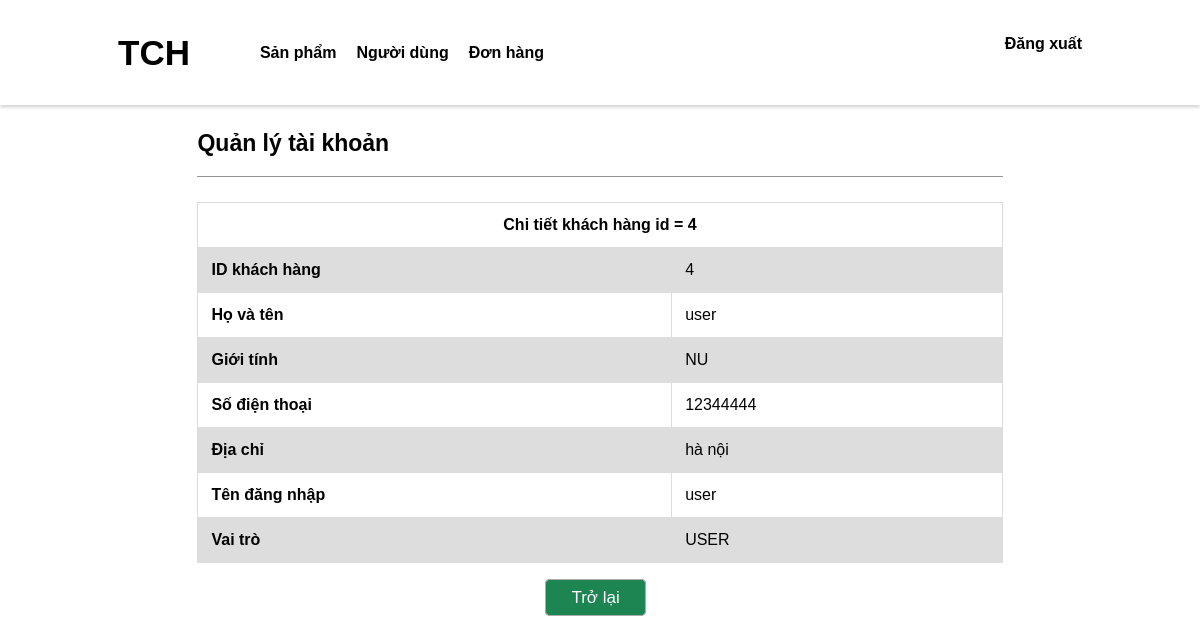
Page /admin/xemCT_KH.php?id=4 (signed in) on the committed database.
### tables this page shows
CREATE TABLE `nguoi_dung` (
  `id` bigint NOT NULL AUTO_INCREMENT,
  `id_vai_tro` int DEFAULT NULL,
  `ho_ten` varchar(50) DEFAULT NULL,
  `gioi_tinh` varchar(50) DEFAULT NULL,
  `so_dien_thoai` varchar(50) DEFAULT NULL,
  `dia_chi` varchar(50) DEFAULT NULL,
  `ten_dang_nhap` varchar(50) DEFAULT NULL,
  `mat_khau` varchar(50) DEFAULT NULL,
  PRIMARY KEY (`id`),
  KEY `fk_nguoi_dung_vai_tro` (`id_vai_tro`),
  CONSTRAINT `fk_nguoi_dung_vai_tro` FOREIGN KEY (`id_vai_tro`) REFERENCES `vai_tro` (`id`)
);

CREATE TABLE `vai_tro` (
  `id` int NOT NULL AUTO_INCREMENT,
  `ten` varchar(50) DEFAULT NULL,
  PRIMARY KEY (`id`)
);

### php/admin/getObjectById.php (called while the page is built, shortened)
<?php
function getObjectById($con, $tableName, $id)
{
    $sql = "SELECT * FROM $tableName WHERE id = ? ";
    $stmt = $con->prepare($sql);
    if ($stmt) {
        $stmt->bind_param("i", $id);
        $stmt->execute();
        $result = $stmt->get_result();
        return $result->fetch_assoc();
    }
    return null;
}

### php/admin/getRoleById.php (called while the page is built, shortened)
<?php
function getRoleById($con, $id)
{
    $sql = "SELECT vai_tro.ten FROM vai_tro WHERE id = ? ";
    $stmt = $con->prepare($sql);
    if ($stmt) {
        $stmt->bind_param("i", $id);
        $stmt->execute();
        $result = $stmt->get_result();
        return $result->fetch_assoc();
    }
    return null;
}

### admin/xemCT_KH.php (the view, shortened to what this page needs)
<!DOCTYPE html>
<html lang="en">
<head>
    <link rel="stylesheet" href="css/view.css">
</head>
<body>
    <?php
    require('layout/header.php');
    require('../php/admin/getObjectById.php');
    require('../php/admin/getRoleById.php');
    $idCurrent = $_GET['id'];
    $User = getObjectById($con, 'nguoi_dung', $idCurrent);
    $Role = getRoleById($con, $User['id_vai_tro']);
    ?>
    <div class="view">
        <div class="title">
            <h2 style="font-size:23px">Quản lý tài khoản</h2>
        </div>
        <div class="main">
            <form action="">
                <table>
                    <tr>
                        <th colspan="2" style="text-align: center;">Chi tiết khách hàng id = <?php echo $_GET['id'] ?></th>
                    </tr>
                    <tr>
                        <th>ID khách hàng</th>
                        <td><?php echo $User['id'] ?></td>
                    </tr>
                    <tr>
                        <th>Họ và tên</th>
                        <td><?php echo $User['ho_ten'] ?></td>
                    </tr>
                    <tr>
                        <th>Giới tính</th>
                        <td><?php echo $User['gioi_tinh'] ?></td>
                    </tr>
                    <tr>
                        <th>Số điện thoại</th>
                        <td><?php echo $User['so_dien_thoai'] ?></td>
                    </tr>
                    <tr>
                        <th>Địa chỉ</th>
                        <td><?php echo $User['dia_chi'] ?></td>
                    </tr>
                    <tr>
                        <th>Tên đăng nhập</th>
                        <td><?php echo $User['ten_dang_nhap'] ?></td>
                    </tr>
                    <tr>
                        <th>Vai trò</th>
                        <td><?php echo $Role['ten'] ?></td>
                    </tr>
                </table>
                <div class="submit">
                    <a href="quanLyKH.php" style="background-color: #1C8552; color : white;">Trở lại</a>
                </div>
            </form>
        </div>
    </div>
</body>
</html>

### admin/css/view.css (style rules this page uses)
.view { margin: 130px auto; height: 100vh; width:68%; font-family: Arial, sans-serif; }
.view .title { border-bottom: 1px solid #979494; margin: 25px 0px 25px 0px; font-size: 24px; }
.main table { font-family: arial, sans-serif; border-collapse: collapse; width: 100%; }
td, th { border: 1px solid #dddddd; text-align: left; padding: 13px; }
tr:nth-child(even) { background-color: #dddddd; }
.submit { margin: 25px 43.2%; }
.submit > a { text-decoration: none; border-radius: 5px; border:1px solid #acacac; padding:8px 23%; height:20px; font-size: 17px; }

### rows in the picture
nguoi_dung: id "4", ho_ten "user", gioi_tinh "NU", so_dien_thoai "12344444", dia_chi "hà nội", ten_dang_nhap "user"
vai_tro: ten "USER"

### other values in the picture
$_GET['id'] "4"
